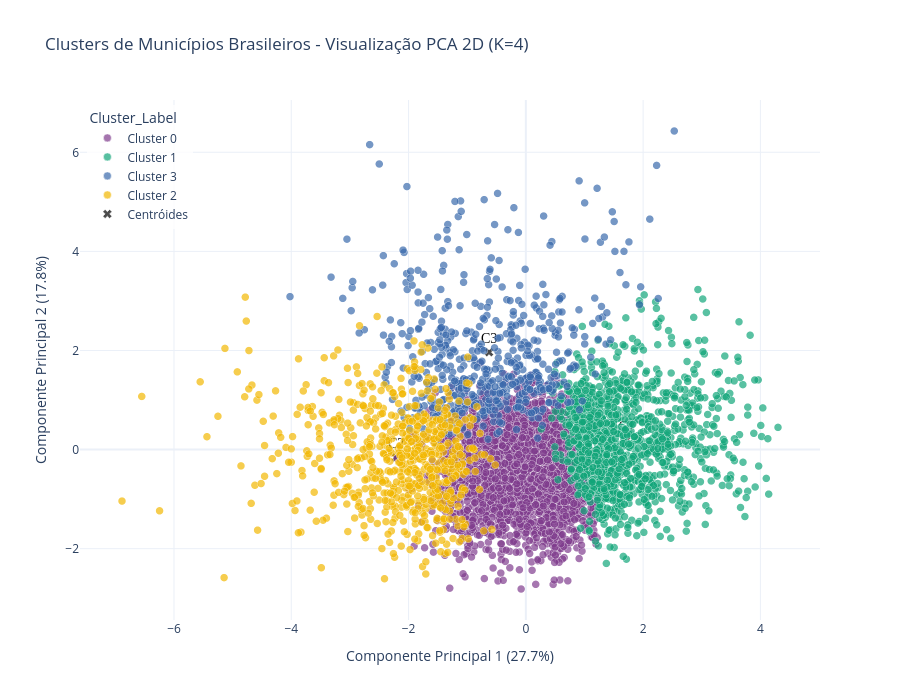

Write notebook code for a chart like this one.
### Code cell
# ═══════════════════════════════════════════════════════════════════════════
# CÉLULA 6: PCA 2D - Visualização
# ═══════════════════════════════════════════════════════════════════════════

from pathlib import Path
import matplotlib.pyplot as plt
import plotly.express as px
import plotly.graph_objects as go
from sklearn.decomposition import PCA

print("="*80)
print("📊 VISUALIZAÇÃO 2D DOS CLUSTERS (PCA)")
print("="*80)
print()

# Caminho base (sobe de notebooks/ para a raiz do projeto)
base_path = Path('..')

# Diretório de saída das figuras
output_dir = base_path / 'outputs/figures'
output_dir.mkdir(parents=True, exist_ok=True)

# -------------------------------------------------------------------------
# Aplicar PCA com 2 componentes
# -------------------------------------------------------------------------
pca_2d = PCA(n_components=2, random_state=RANDOM_STATE)
X_pca_2d = pca_2d.fit_transform(X)

print(f"✅ PCA 2D aplicado!")
print(f"   Variância explicada: {pca_2d.explained_variance_ratio_.sum()*100:.2f}%")
print()

# Criar DataFrame para visualização
df_viz = df.copy()
df_viz['PC1'] = X_pca_2d[:, 0]
df_viz['PC2'] = X_pca_2d[:, 1]
df_viz['Cluster'] = labels
df_viz['Cluster_Label'] = df_viz['Cluster'].apply(lambda x: f'Cluster {x}')

# -------------------------------------------------------------------------
# Plotly — Scatter interativo
# -------------------------------------------------------------------------
print("🎨 Criando visualização interativa...")
print()

fig = px.scatter(
    df_viz,
    x='PC1',
    y='PC2',
    color='Cluster_Label',
    hover_data=['nome_municipio', 'uf', 'regiao'],
    title=f'Clusters de Municípios Brasileiros - Visualização PCA 2D (K={K_IDEAL})',
    labels={
        'PC1': f'Componente Principal 1 ({pca_2d.explained_variance_ratio_[0]*100:.1f}%)',
        'PC2': f'Componente Principal 2 ({pca_2d.explained_variance_ratio_[1]*100:.1f}%)'
    },
    color_discrete_sequence=px.colors.qualitative.Bold,
    height=700
)

# Adicionar centróides dos clusters
centroids_pca = pca_2d.transform(kmeans.cluster_centers_)

fig.add_trace(go.Scatter(
    x=centroids_pca[:, 0],
    y=centroids_pca[:, 1],
    mode='markers+text',
    name='Centróides',
    marker=dict(
        size=20,
        color='black',
        symbol='x',
        line=dict(width=3, color='white')
    ),
    text=[f'C{i}' for i in range(K_IDEAL)],
    textposition='top center',
    textfont=dict(size=14, color='black', family='Arial Black'),
    hovertemplate='<b>Centróide Cluster %{text}</b><extra></extra>'
))

fig.update_traces(marker=dict(size=8, opacity=0.7, line=dict(width=0.5, color='white')))
fig.update_layout(
    template='plotly_white',
    font=dict(size=12),
    legend=dict(
        orientation="v",
        yanchor="top",
        y=0.99,
        xanchor="left",
        x=0.01,
        bgcolor="rgba(255,255,255,0.8)"
    ),
    hovermode='closest'
)

output_html = output_dir / '16_clusters_pca_2d_interativo.html'
fig.write_html(output_html)
print(f"✅ Gráfico interativo salvo: {output_html}")
fig.show()

# -------------------------------------------------------------------------
# Matplotlib — Versão estática
# -------------------------------------------------------------------------
plt.figure(figsize=(14, 10))

# Plot dos pontos
for cluster in range(K_IDEAL):
    cluster_points = X_pca_2d[labels == cluster]
    plt.scatter(
        cluster_points[:, 0],
        cluster_points[:, 1],
        label=f'Cluster {cluster}',
        alpha=0.6,
        s=50,
        edgecolors='white',
        linewidth=0.5
    )

# Plot dos centróides
plt.scatter(
    centroids_pca[:, 0],
    centroids_pca[:, 1],
    marker='X',
    s=500,
    c='black',
    edgecolors='white',
    linewidth=2,
    label='Centróides',
    zorder=10
)

# Labels nos centróides
for i, (x, y) in enumerate(centroids_pca):
    plt.annotate(
        f'C{i}',
        xy=(x, y),
        xytext=(0, 15),
        textcoords='offset points',
        ha='center',
        fontsize=12,
        fontweight='bold',
        bbox=dict(boxstyle='round,pad=0.3', facecolor='yellow', alpha=0.7)
    )

plt.xlabel(
    f'Componente Principal 1 ({pca_2d.explained_variance_ratio_[0]*100:.1f}%)',
    fontsize=13, fontweight='bold'
)
plt.ylabel(
    f'Componente Principal 2 ({pca_2d.explained_variance_ratio_[1]*100:.1f}%)',
    fontsize=13, fontweight='bold'
)
plt.title(
    f'Visualização dos Clusters - PCA 2D (K={K_IDEAL})',
    fontsize=15,
    fontweight='bold',
    pad=20
)
plt.legend(loc='best', fontsize=10, framealpha=0.9)
plt.grid(True, alpha=0.3)
plt.tight_layout()

output_png = output_dir / '17_clusters_pca_2d_estatico.png'
plt.savefig(output_png, dpi=300, bbox_inches='tight')
print(f"✅ Gráfico estático salvo: {output_png}")

plt.show()

### Figure 1 — Plotly figure (JSON) as saved in the notebook; plotly's stock layout.template omitted (floating-point values rounded to 4 significant figures; data arrays with more than 128 entries replaced by an {"elided": "..."} marker saying what was removed)
{"data": [{"customdata": {"elided": "2780x3 str values"}, "hovertemplate": "Cluster_Label=Cluster 0<br>Componente Principal 1 (27.7%)=%{x}<br>Componente Principal 2 (17.8%)=%{y}<br>nome_municipio=%{customdata[0]}<br>uf=%{customdata[1]}<br>regiao=%{customdata[2]}<extra></extra>", "legendgroup": "Cluster 0", "marker": {"color": "rgb(127, 60, 141)", "line": {"color": "white", "width": 0.5}, "opacity": 0.7, "size": 8, "symbol": "circle"}, "mode": "markers", "name": "Cluster 0", "showlegend": true, "type": "scattergl", "x": {"elided": "2780 float values"}, "xaxis": "x", "y": {"elided": "2780 float values"}, "yaxis": "y"}, {"customdata": {"elided": "1220x3 str values"}, "hovertemplate": "Cluster_Label=Cluster 1<br>Componente Principal 1 (27.7%)=%{x}<br>Componente Principal 2 (17.8%)=%{y}<br>nome_municipio=%{customdata[0]}<br>uf=%{customdata[1]}<br>regiao=%{customdata[2]}<extra></extra>", "legendgroup": "Cluster 1", "marker": {"color": "rgb(17, 165, 121)", "line": {"color": "white", "width": 0.5}, "opacity": 0.7, "size": 8, "symbol": "circle"}, "mode": "markers", "name": "Cluster 1", "showlegend": true, "type": "scattergl", "x": {"elided": "1220 float values"}, "xaxis": "x", "y": {"elided": "1220 float values"}, "yaxis": "y"}, {"customdata": {"elided": "541x3 str values"}, "hovertemplate": "Cluster_Label=Cluster 3<br>Componente Principal 1 (27.7%)=%{x}<br>Componente Principal 2 (17.8%)=%{y}<br>nome_municipio=%{customdata[0]}<br>uf=%{customdata[1]}<br>regiao=%{customdata[2]}<extra></extra>", "legendgroup": "Cluster 3", "marker": {"color": "rgb(57, 105, 172)", "line": {"color": "white", "width": 0.5}, "opacity": 0.7, "size": 8, "symbol": "circle"}, "mode": "markers", "name": "Cluster 3", "showlegend": true, "type": "scattergl", "x": {"elided": "541 float values"}, "xaxis": "x", "y": {"elided": "541 float values"}, "yaxis": "y"}, {"customdata": {"elided": "663x3 str values"}, "hovertemplate": "Cluster_Label=Cluster 2<br>Componente Principal 1 (27.7%)=%{x}<br>Componente Principal 2 (17.8%)=%{y}<br>nome_municipio=%{customdata[0]}<br>uf=%{customdata[1]}<br>regiao=%{customdata[2]}<extra></extra>", "legendgroup": "Cluster 2", "marker": {"color": "rgb(242, 183, 1)", "line": {"color": "white", "width": 0.5}, "opacity": 0.7, "size": 8, "symbol": "circle"}, "mode": "markers", "name": "Cluster 2", "showlegend": true, "type": "scattergl", "x": {"elided": "663 float values"}, "xaxis": "x", "y": {"elided": "663 float values"}, "yaxis": "y"}, {"hovertemplate": "<b>Centróide Cluster %{text}</b><extra></extra>", "marker": {"color": "black", "line": {"color": "white", "width": 0.5}, "opacity": 0.7, "size": 8, "symbol": "x"}, "mode": "markers+text", "name": "Centróides", "text": ["C0", "C1", "C2", "C3"], "textfont": {"color": "black", "family": "Arial Black", "size": 14}, "textposition": "top center", "type": "scatter", "x": [-0.1042, 1.718, -2.213, -0.6267], "y": [-0.4254, 0.1865, -0.1616, 1.963]}], "layout": {"font": {"size": 12}, "height": 700, "hovermode": "closest", "legend": {"bgcolor": "rgba(255,255,255,0.8)", "orientation": "v", "title": {"text": "Cluster_Label"}, "tracegroupgap": 0, "x": 0.01, "xanchor": "left", "y": 0.99, "yanchor": "top"}, "title": {"text": "Clusters de Municípios Brasileiros - Visualização PCA 2D (K=4)"}, "xaxis": {"anchor": "y", "domain": [0, 1], "title": {"text": "Componente Principal 1 (27.7%)"}}, "yaxis": {"anchor": "x", "domain": [0, 1], "title": {"text": "Componente Principal 2 (17.8%)"}}}}
